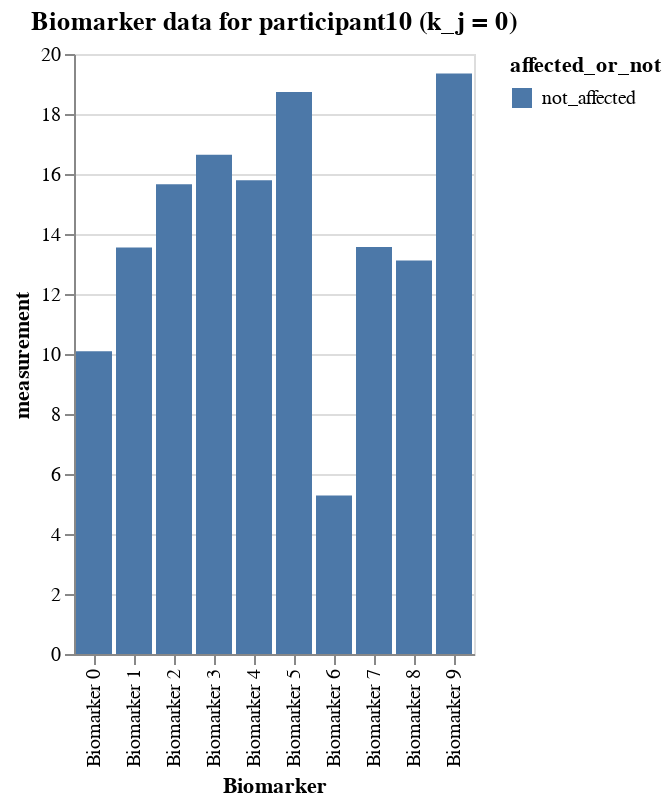

The notebook cell this image was saved under:
### Markdown cell above
### A certain participant's data

### Code cell
# participant 10
participant10_data = df_expanded[df_expanded.participant == 10]
alt.Chart(participant10_data).mark_bar().encode(
    x='Biomarker',
    y='measurement',
    color=alt.Color(
        'affected_or_not:N'
    ),
    tooltip=['Biomarker', 'affected_or_not', 'measurement']
).interactive().properties(
    title=f'Biomarker data for participant10 (k_j = {participant10_data.k_j.to_list()[0]})'
)

### Figure 1 — Vega-Lite specification as saved in the notebook (floating-point values rounded to 4 significant figures)
{"config": {"view": {"continuousWidth": 300, "continuousHeight": 300}}, "data": {"name": "data-cce528c5f576e903d43bf1348ae61a8d"}, "mark": {"type": "bar"}, "encoding": {"color": {"field": "affected_or_not", "type": "nominal"}, "tooltip": [{"field": "Biomarker", "type": "nominal"}, {"field": "affected_or_not", "type": "nominal"}, {"field": "measurement", "type": "quantitative"}], "x": {"field": "Biomarker", "type": "nominal"}, "y": {"field": "measurement", "type": "quantitative"}}, "params": [{"name": "param_1", "select": {"type": "interval", "encodings": ["x", "y"]}, "bind": "scales"}], "title": "Biomarker data for participant10 (k_j = 0)", "$schema": "https://vega.github.io/schema/vega-lite/v5.16.3.json", "datasets": {"data-cce528c5f576e903d43bf1348ae61a8d": [{"Biomarker": "Biomarker 0", "participant": 10, "measurement": 10.09, "k_j": 0, "S_n": 10, "affected_or_not": "not_affected"}, {"Biomarker": "Biomarker 1", "participant": 10, "measurement": 13.55, "k_j": 0, "S_n": 9, "affected_or_not": "not_affected"}, {"Biomarker": "Biomarker 2", "participant": 10, "measurement": 15.66, "k_j": 0, "S_n": 5, "affected_or_not": "not_affected"}, {"Biomarker": "Biomarker 3", "participant": 10, "measurement": 16.64, "k_j": 0, "S_n": 7, "affected_or_not": "not_affected"}, {"Biomarker": "Biomarker 4", "participant": 10, "measurement": 15.79, "k_j": 0, "S_n": 1, "affected_or_not": "not_affected"}, {"Biomarker": "Biomarker 5", "participant": 10, "measurement": 18.73, "k_j": 0, "S_n": 2, "affected_or_not": "not_affected"}, {"Biomarker": "Biomarker 6", "participant": 10, "measurement": 5.283, "k_j": 0, "S_n": 4, "affected_or_not": "not_affected"}, {"Biomarker": "Biomarker 7", "participant": 10, "measurement": 13.57, "k_j": 0, "S_n": 6, "affected_or_not": "not_affected"}, {"Biomarker": "Biomarker 8", "participant": 10, "measurement": 13.12, "k_j": 0, "S_n": 3, "affected_or_not": "not_affected"}, {"Biomarker": "Biomarker 9", "participant": 10, "measurement": 19.35, "k_j": 0, "S_n": 8, "affected_or_not": "not_affected"}]}}
